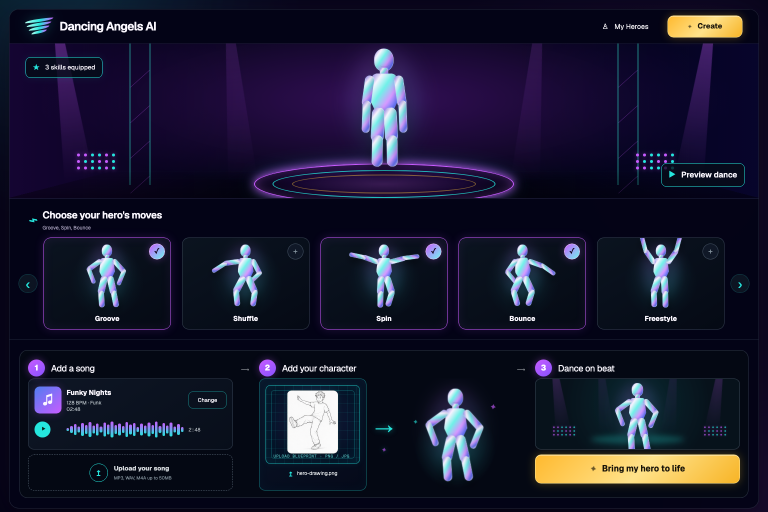
#> input picture roadmaps-ideas/archive/golden-image-v4.png, 1536 x 1024 px (shown at 1/2 size)
$ python preparation.py --image ../../roadmaps-ideas/archive/golden-image-v4.png --output out.png
#> lines starting #> are read from the running program, lines starting #| are printed output that depends on the picture
"""Deterministic character preparation; never modify the source artwork."""

import argparse
import hashlib
import json
from pathlib import Path
from typing import Optional

from PIL import Image, ImageOps


def prepare_character(
    source: Path, output: Path, size: int = 512, margin: int = 48,
    height: Optional[int] = None,
) -> dict:
    """Fit visible artwork on white, preserving proportions and head/foot clearance.

    Alpha bounds identify artwork for transparent images. Opaque images retain
    their complete canvas; this function does not infer a foreground mask.
    """
#> called with size = 512, margin = 48
    source, output = Path(source), Path(output)
    canvas_height = size if height is None else height
    if min(size, canvas_height) <= 0 or margin < 0 or margin * 2 >= min(size, canvas_height):
        raise ValueError("size must be positive with room inside the margins")
    if output.exists() or output.resolve() == source.resolve():
        raise FileExistsError("use a new output path; originals are never overwritten")
    with Image.open(source) as original:
#> original is the input picture: PIL image 1536x1024 RGB; mean R, G, B 26.4, 25.7, 47.6
        if getattr(original, "n_frames", 1) != 1:
            raise ValueError("expected a single-frame image")
        rgba = ImageOps.exif_transpose(original).convert("RGBA")
    bounds = rgba.getchannel("A").getbbox()
#> bounds = (0, 0, 1536, 1024)
    if bounds is None:
        raise ValueError("image contains no visible artwork")
    artwork = rgba.crop(bounds)
    scale = min((size - 2 * margin) / artwork.width, (canvas_height - 2 * margin) / artwork.height)
#> scale = 0.271
    fitted = (max(1, round(artwork.width * scale)), max(1, round(artwork.height * scale)))
#> fitted = (416, 277)
    artwork = artwork.resize(fitted, Image.Resampling.LANCZOS)
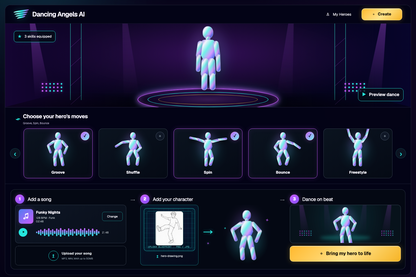
#> artwork: PIL image 416x277 RGBA; mean R, G, B, A 26.4, 25.7, 47.6, 255
    offset = ((size - fitted[0]) // 2, (canvas_height - fitted[1]) // 2)
#> offset = (48, 117)
    canvas = Image.new("RGBA", (size, canvas_height), (255, 255, 255, 255))
#> canvas: PIL image 512x512 RGBA; every value is 255
    canvas.alpha_composite(artwork, offset)
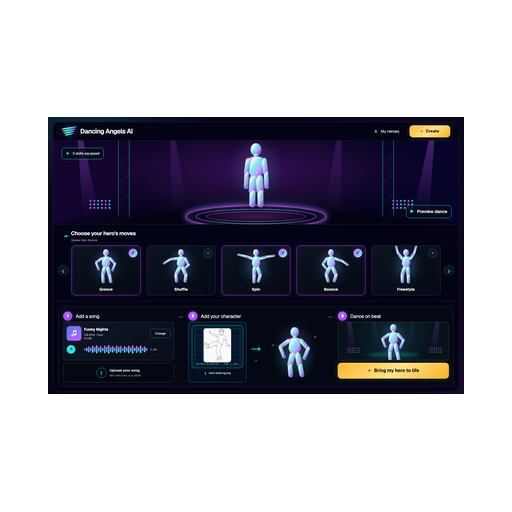
#> canvas: PIL image 512x512 RGBA; mean R, G, B, A 154.5, 154.2, 163.8, 255
    output.parent.mkdir(parents=True, exist_ok=True)
    with output.open("xb") as stream:
        canvas.convert("RGB").save(stream, format="PNG")
    return {
        "source": str(source.resolve()), "output": str(output.resolve()),
        "source_sha256": hashlib.sha256(source.read_bytes()).hexdigest(),
        "prepared_sha256": hashlib.sha256(output.read_bytes()).hexdigest(),
        "source_size": list(rgba.size), "alpha_bounds": list(bounds),
        "size": size, "height": canvas_height, "margin": margin, "scale": scale,
        "fitted_size": list(fitted), "offset": list(offset),
        "background": [255, 255, 255], "resampling": "LANCZOS",
    }


def prepare_generation_input(source: Path, output: Path, width: int, height: int) -> dict:
    """Prepare uploads while leaving already sized RGB references unchanged."""
    source = Path(source).resolve()
    with Image.open(source) as image:
        ready = (
            image.mode == "RGB" and image.size == (width, height)
            and image.getexif().get(274, 1) == 1
            and getattr(image, "n_frames", 1) == 1
        )
    if ready:
        return {
            "source": str(source), "output": str(source), "prepared": False,
            "source_sha256": hashlib.sha256(source.read_bytes()).hexdigest(),
            "reason": "RGB input already matches target dimensions and orientation",
        }
    record = prepare_character(
        source, output, size=width, height=height,
        margin=round(min(width, height) * 48 / 512),
    )
    record["prepared"] = True
    return record


def main() -> None:
    parser = argparse.ArgumentParser(description=__doc__)
    parser.add_argument("--image", type=Path, required=True)
    parser.add_argument("--output", type=Path, required=True)
    parser.add_argument("--size", type=int, default=512)
    parser.add_argument("--margin", type=int, default=48)
    args = parser.parse_args()
    print(json.dumps(prepare_character(args.image, args.output, args.size, args.margin), indent=2))


if __name__ == "__main__":
    main()

$ run again, on roadmaps-ideas/archive/roadmap-v5C-dancing-angels-real-generation-updated.png
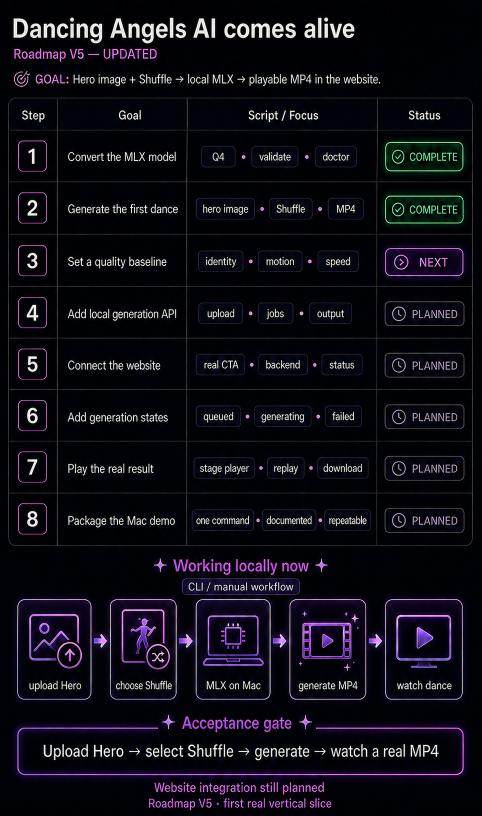
#> input picture roadmaps-ideas/archive/roadmap-v5C-dancing-angels-real-generation-updated.png, 964 x 1631 px (shown at 1/2 size)
#> in prepare_character, original is the input picture: PIL image 964x1631 RGB; mean R, G, B 15.6, 13.9, 22.7
#> bounds = (0, 0, 964, 1631)
#> in prepare_character, `artwork = artwork.resize(fitted, Image.Resampling.LANCZOS)`:
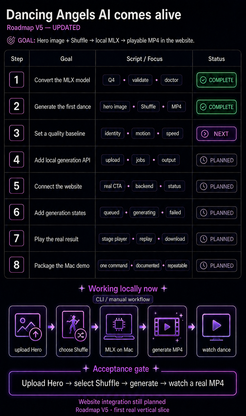
#> artwork: PIL image 246x416 RGBA; mean R, G, B, A 16.1, 14.4, 22.9, 255
#> in prepare_character, `canvas.alpha_composite(artwork, offset)`:
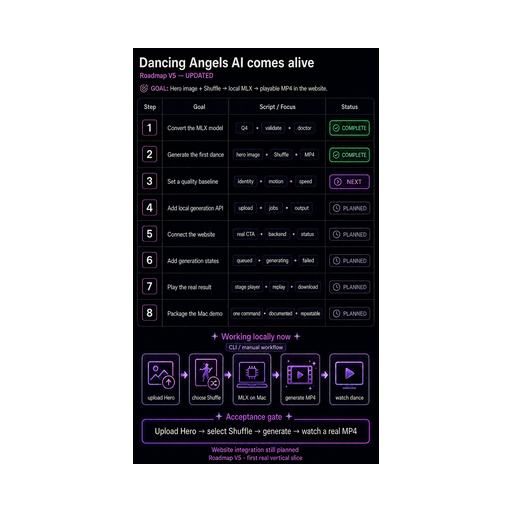
#> canvas: PIL image 512x512 RGBA; mean R, G, B, A 161.7, 161.1, 164.4, 255
